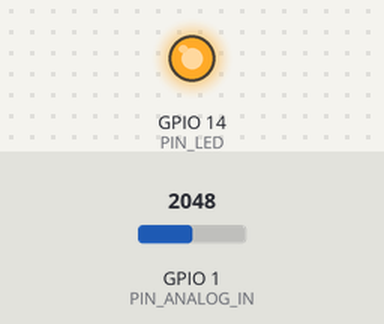
The sketch below on a simulated ESP32. On the bench: output pins drawn as LEDs (lit = HIGH). The inputs (shaded band) are chosen by the test bench; at power-on: GPIO 1 (PIN_ANALOG_IN) = 2048.

Above: at 1.2 s.
1.3 s: GPIO 1 (PIN_ANALOG_IN) set to 1228
At 2.4 s:
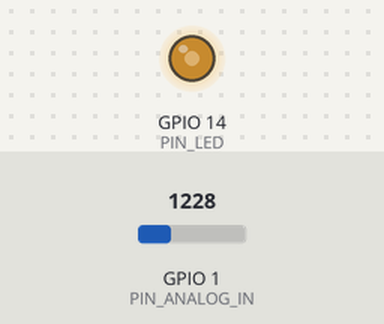
2.8 s: GPIO 1 (PIN_ANALOG_IN) set to 2047
At 3.5 s:
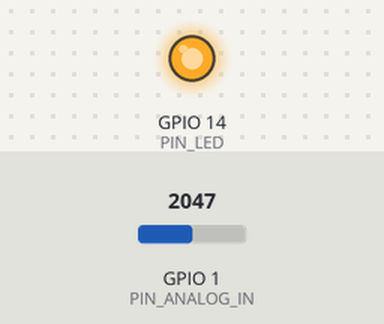
4.3 s: GPIO 1 (PIN_ANALOG_IN) set to 332
At 4.7 s:
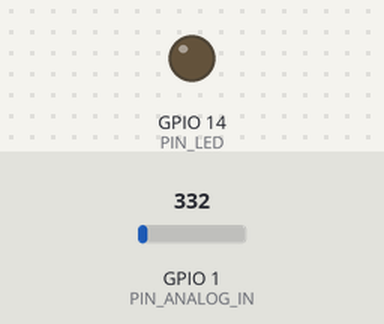
5.8 s: GPIO 1 (PIN_ANALOG_IN) set to 2088
At 6.7 s:
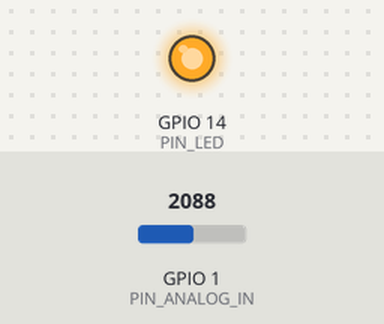
7.3 s: GPIO 1 (PIN_ANALOG_IN) set to 0
At 7.9 s:
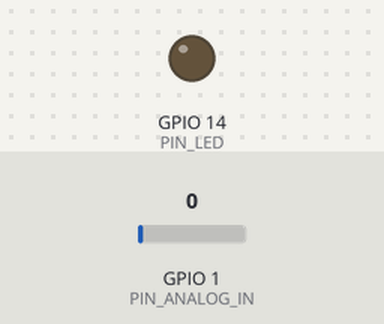
Timing chart, 0 to 9.8 s (numbered marks = the images above; inputs shaded):
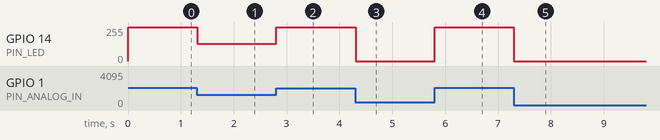

The sketch:

11.1_NightLamp.ino
```cpp
#define PIN_ANALOG_IN   1     // Define the analog input pin
#define PIN_LED         14    // Define the LED pin (PWM output)
#define CHAN            0     // Define the PWM channel
#define LIGHT_MIN       372   // Minimum light sensor value
#define LIGHT_MAX       2048  // Maximum light sensor value

void setup() {
  // Configure LED pin for PWM output
  // Parameters: pin, frequency (1000 Hz), resolution (12-bit), channel
  ledcAttachChannel(PIN_LED, 1000, 12, CHAN);
}

void loop() {
  int adcVal = analogRead(PIN_ANALOG_IN); //read adc

  // Constrain ADC value between LIGHT_MIN and LIGHT_MAX, then map to PWM range
  int pwmVal = map(constrain(adcVal, LIGHT_MIN, LIGHT_MAX), LIGHT_MIN, LIGHT_MAX, 0, 4095);  // adcVal re-map to pwmVal

  ledcWrite(PIN_LED, pwmVal);    // set the pulse width.
  delay(10);  // Short delay before next reading/update
}
```

Measured:
- after the input at 1.3 s, GPIO 14 (PIN_LED): 255/255 → 130/255 at once
- after the input at 2.8 s, GPIO 14 (PIN_LED): 130/255 → 255/255 at once
- after the input at 4.3 s, GPIO 14 (PIN_LED): 255/255 → 0/255 at once
- after the input at 5.8 s, GPIO 14 (PIN_LED): 0/255 → 255/255 at once
- after the input at 7.3 s, GPIO 14 (PIN_LED): 255/255 → 0/255 at once
